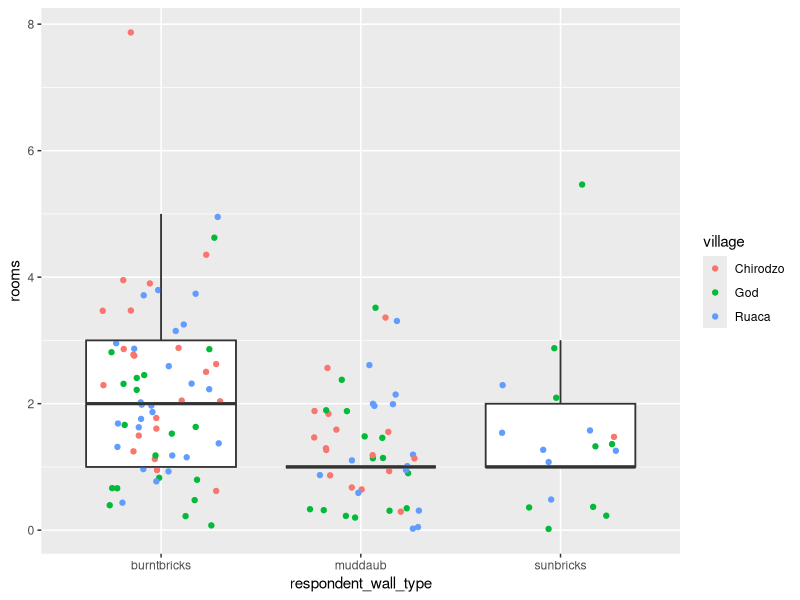
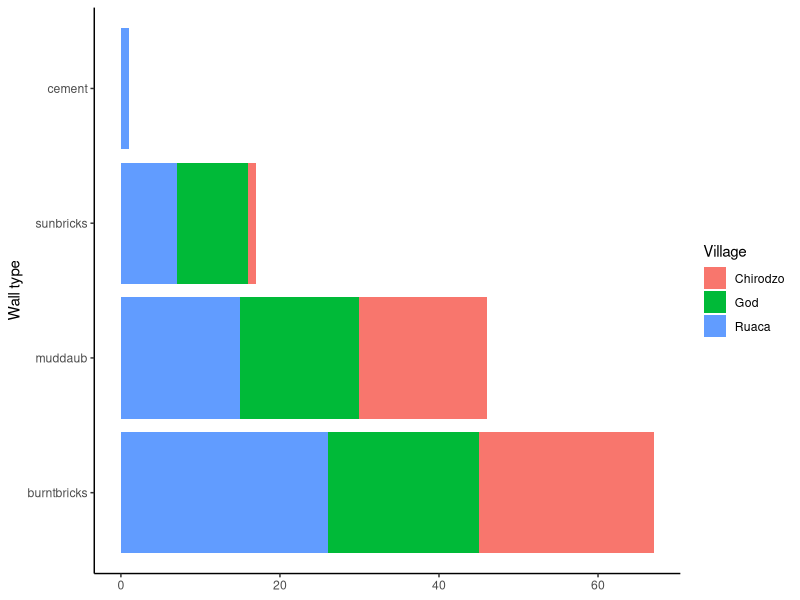
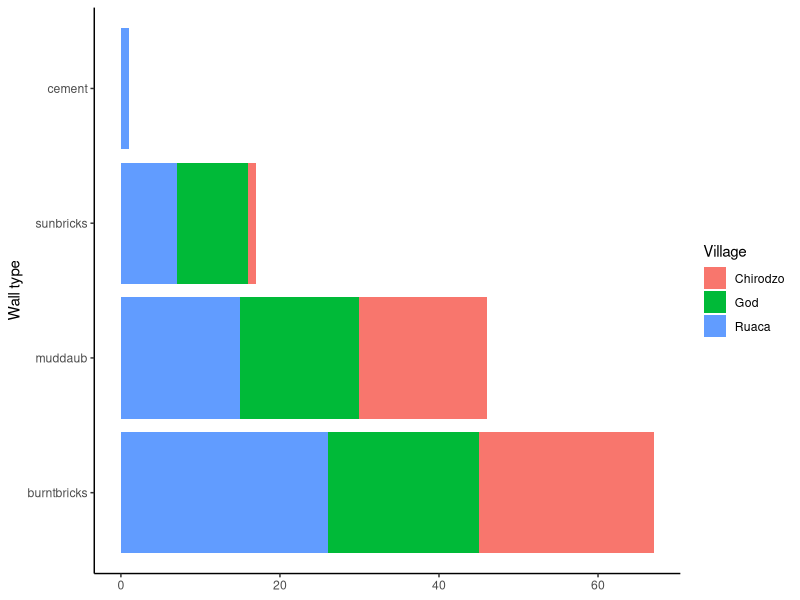

Generate these figures, in order, with R:
## ---- chunk 1
# this is a comment 
1 + 1 * 46 
## ---- chunk 2
#| echo: false
2 * 2
## ---- chunk 3
library(tidyverse)
library(here)

# Read data with here
interviews_plotting <- read_csv(
  here("data/interviews-plotting.csv")
  )

# ./ means this directory
# ../ scripts up to data directory, then to data, then to directories
# read_csv("../data/interviews-plotting-csv")

interviews_plotting
## ---- chunk 4

interviews_plotting |>
  filter(respondent_wall_type != "cement") |>
  ggplot(aes(x = respondent_wall_type, y = rooms)) +
  geom_boxplot(outliers = FALSE) +
  geom_jitter(
    aes(color = village),
    width = 0.3,
    height = 1
  ) +
  geom_boxplot(outliers = FALSE, alpha = 0)

interviews_plotting |>
  ggplot(aes(y = fct_infreq(respondent_wall_type))) +
  geom_bar(aes(fill = village)) +
  labs(
    y = "Wall type",
    x = NULL,
    fill = "Village"
  ) +
  theme_classic()

ggsave("fig/wall.png")
  
